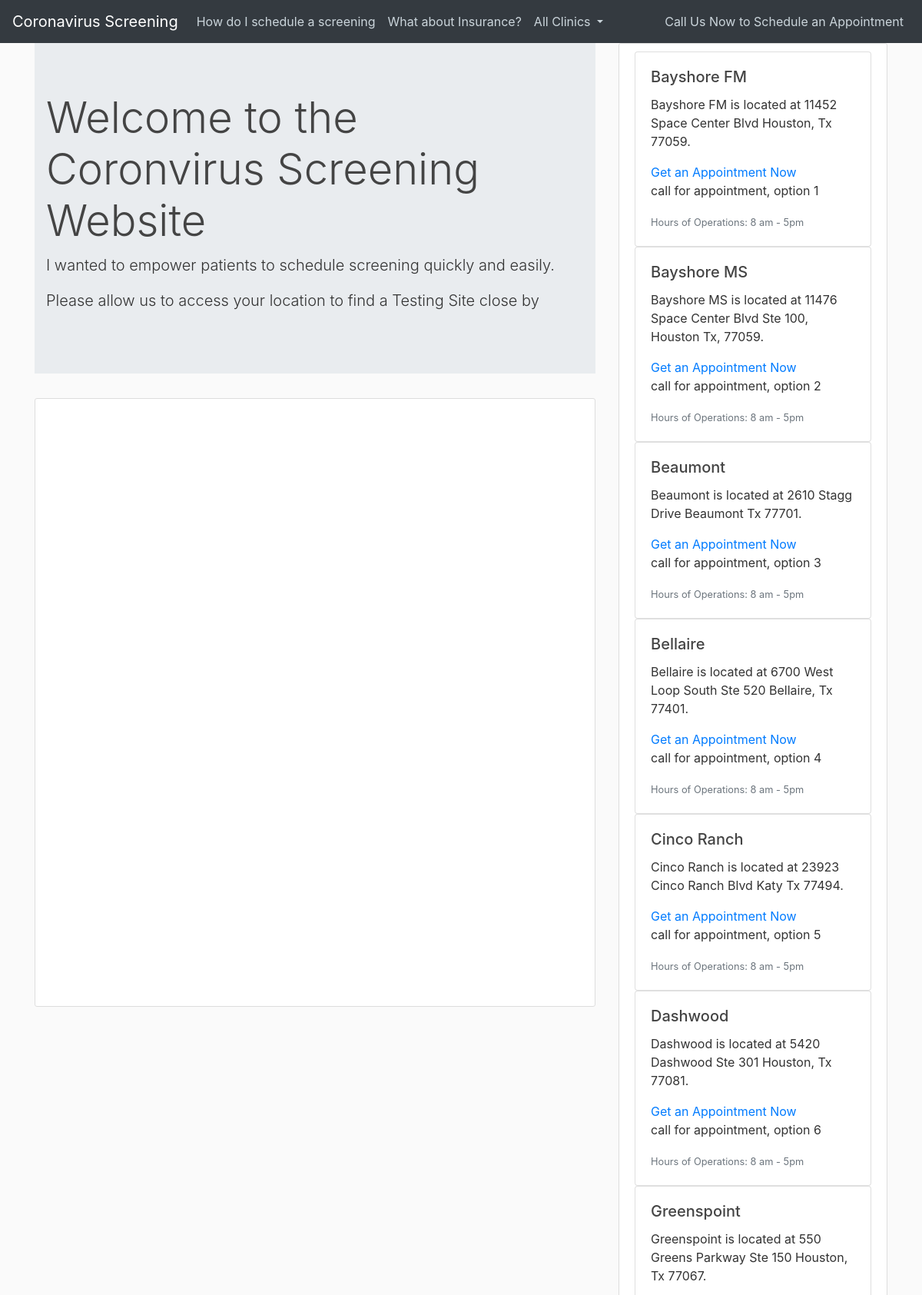
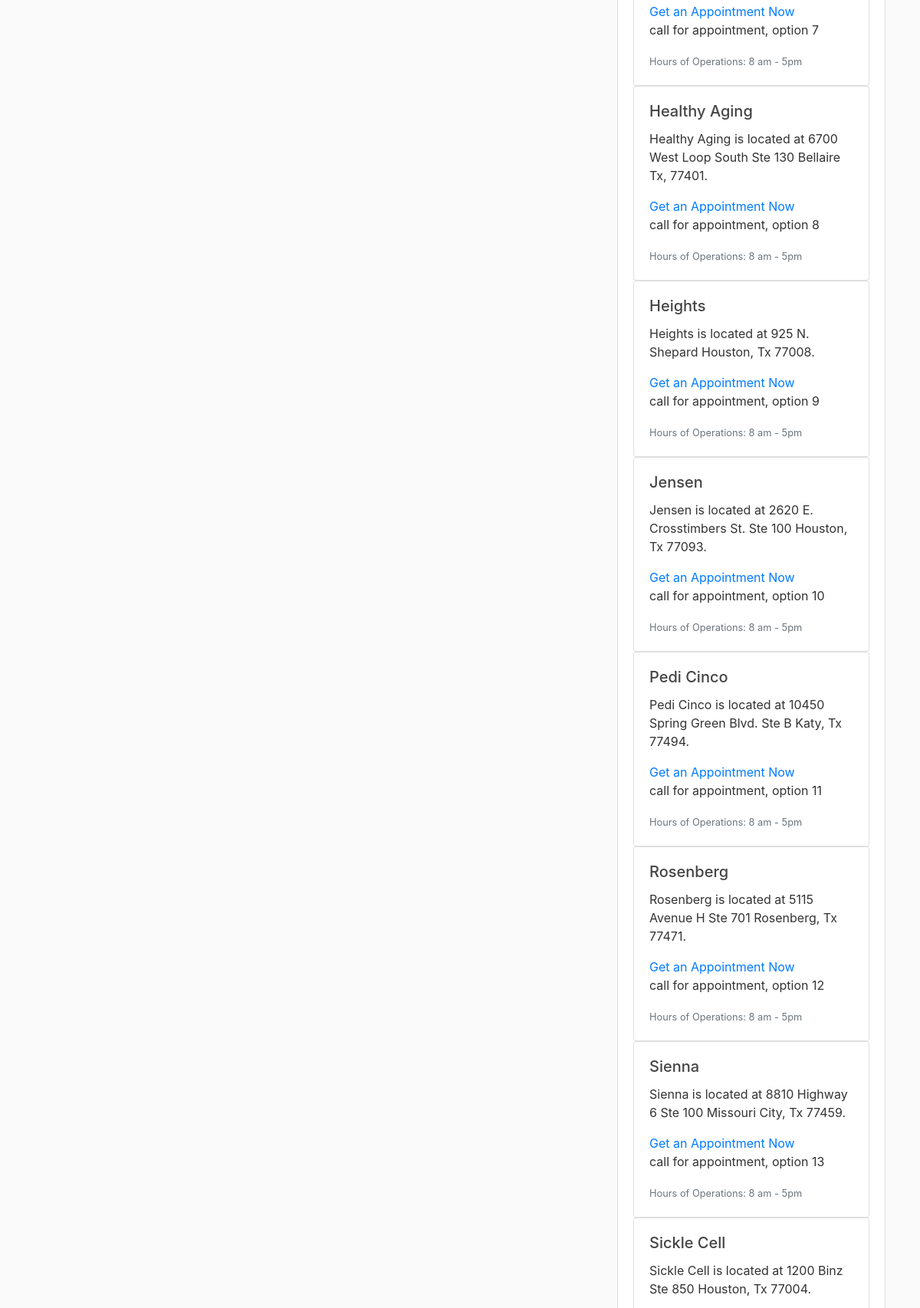
The page / (upper part) on the database its author committed (2 pictures, top to bottom).
### ut/models.py (models this page shows, shortened)
class Location(db.Model):
    id = db.Column(db.Integer, primary_key=True)
    name = db.Column(db.String())
    address = db.Column(db.String())
    appointments = db.relationship("Appointment", backref="location", lazy=True)
    latitude = db.Column(db.String())
    longitude = db.Column(db.String())

### ut/public/routes.py (the view)
@public.route("/")
def home():
    locations = Location.query.all()
    key = current_app.config["MAP_KEY"]
    return render_template("welcome.html", locations=locations, key=key)

### ut/public/public_pages/welcome.html (shortened to what this page needs)
{% extends 'layout.html' %}
{% block content %}
<div class="jumbotron jumbotron-fluid">
  <div class="container" id='bigWelcomeContainer'>
    <h1 class="display-4">Welcome to the Coronvirus Screening Website</h1>
    <p class="lead">I wanted to empower patients to schedule screening quickly and easily.</p>
    <p class='lead'>Please allow us to access your location to find a Testing Site close by</p>
  </div>
</div>
<div class='content-section' id='map'>
</div>
{% endblock %}
{% block sidebar %}
<div class='content-section'>
  {% for location in locations %}
  <div class="card">
    <div class="card-body">
      <h5 class="card-title">{{ location.name }}</h5>
      <p class="card-text">{{ location.name }} is located at {{ location.address}}.</p>
      <a href="{{ url_for('public.samplelocation', locationid=location.id) }}">Get an Appointment Now</a>
      <p class='card=-text'>call for appointment, option {{location.id}}</p>
      <p class="card-text"><small class="text-muted">Hours of Operations: 8 am - 5pm</small></p>
    </div>
  </div>
  {% endfor %}
</div>
{% endblock%}

### ut/public/public_pages/layout.html (shortened to what this page needs)
<!doctype html>
<html lang="en">
<head>
  <link rel="stylesheet" href="https://stackpath.bootstrapcdn.com/bootstrap/4.4.1/css/bootstrap.min.css"
>
  <link rel="stylesheet" type="text/css" href="{{ url_for('static', filename='style.css') }}">
</head>
<body>
  <header class="site-header">
    <nav class="navbar navbar-expand-lg navbar-dark bg-dark">
      <a class="navbar-brand" href="{{ url_for('public.home') }}">Coronavirus Screening</a>
      <div class="collapse navbar-collapse" id="navbarNav">
        <ul class="navbar-nav">
          <li class="nav-item">
            <a class="nav-link" href="{{ url_for('public.about' )}}">How do I schedule a screening</a>
          </li>
          <li class="nav-item">
            <a class="nav-link" href="{{ url_for('public.insurance') }}">What about Insurance?</a>
          </li>
          <li class="nav-item dropdown">
            <a class="nav-link dropdown-toggle" href="#" id="navbarDropdown" role="button" data-toggle="dropdown"
              aria-haspopup="true" aria-expanded="false">
              All Clinics
            </a>
          </li>
        </ul>
        <ul class="navbar-nav ml-auto">
          <li class="nav-item">
            <a class="nav-link" href="#">Call Us Now to Schedule an Appointment</a>
          </li>
        </ul>
      </div>
    </nav>
  </header>
  <main role='main' class='container'>
    <div class='row'>
      <div class='col-md-8'>
        {% block content %}{% endblock %}
      </div>
      <div class='col-md-4'>
        {% block sidebar %}{% endblock %}
      </div>
</body>
</html>

### ut/static/style.css (style rules this page uses)
body { background: #fafafa; color: #333333; margin-top: 5rem; }
h1, h2, h3, h4, h5, h6 { color: #444444; }
.site-header .navbar-nav .nav-link { color: #cbd5db; }
.content-section { background: #ffffff; padding: 10px 20px; border: 1px solid #dddddd; border-radius: 3px; margin-bottom: 20px; }
#map { height: 20%; }
html, body { height: 100%; margin: 0; padding: 0; }

### rows shown on the page
Location: name "Bayshore FM", address "11452 Space Center Blvd Houston, Tx 77059", id "1"
Location: name "Bayshore MS", address "11476 Space Center Blvd Ste 100, Houston Tx, 77059", id "2"
Location: name "Beaumont", address "2610 Stagg Drive Beaumont Tx 77701", id "3"
Location: name "Bellaire", address "6700 West Loop South Ste 520 Bellaire, Tx 77401", id "4"
Location: name "Cinco Ranch", address "23923 Cinco Ranch Blvd Katy Tx 77494", id "5"
Location: name "Dashwood", address "5420 Dashwood Ste 301 Houston, Tx 77081", id "6"
Location: name "Greenspoint", address "550 Greens Parkway Ste 150 Houston, Tx 77067", id "7"
Location: name "Healthy Aging", address "6700 West Loop South Ste 130 Bellaire Tx, 77401", id "8"
Location: name "Heights", address "925 N. Shepard Houston, Tx 77008", id "9"
Location: name "Jensen", address "2620 E. Crosstimbers St. Ste 100 Houston, Tx 77093", id "10"
Location: name "Pedi Cinco", address "10450 Spring Green Blvd. Ste B Katy, Tx 77494", id "11"
Location: name "Rosenberg", address "5115 Avenue H Ste 701 Rosenberg, Tx 77471", id "12"
Location: name "Sienna", address "8810 Highway 6 Ste 100 Missouri City, Tx 77459", id "13"
Location: name "Sickle Cell", address "1200 Binz Ste 850 Houston, Tx 77004"
